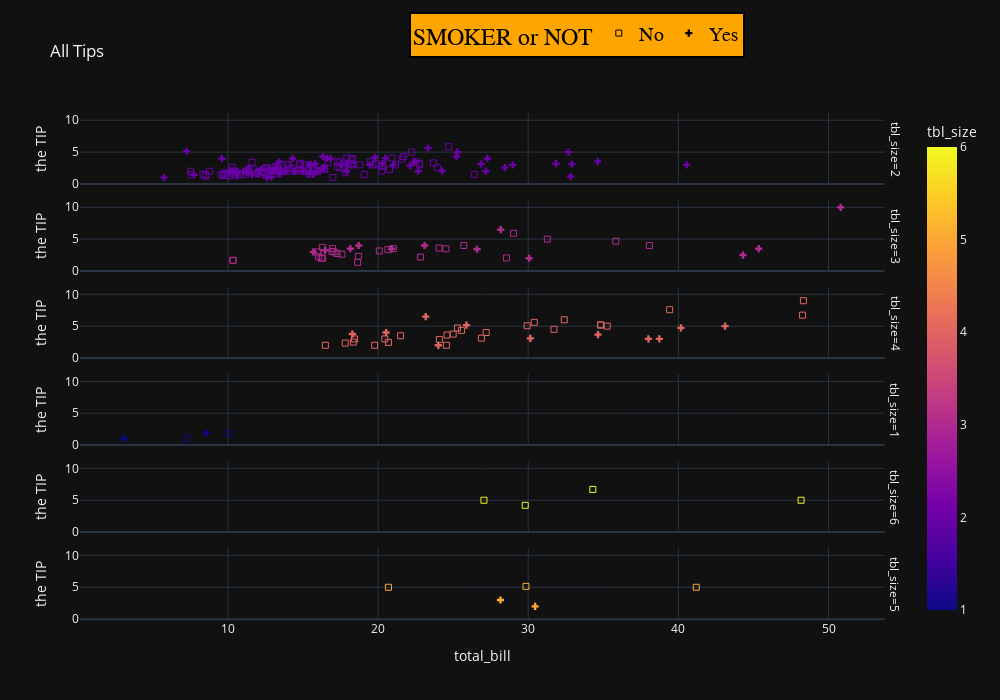

The cell this chart's notebook holds for it:
### Code cell
scatterplot = px.scatter(
    data_frame=tips,
    x="total_bill",
    y="tip",
    #   ----------------------------------------------------------
    
    symbol="smoker",
#     symbol_sequence=[3,'square-open'],                        # set marker symbols
    symbol_map={"No": "square-open" ,"Yes":3},  
    color="tbl_size",     
#     color_continuous_scale=px.colors.diverging.Armyrose,   
#   ----------------------------------------------------------
  facet_row='tbl_size',
  #   ----------------------------------------------------------  
     template='plotly_dark',
    
     
    labels={"tip":"the TIP",
    "smoker":"SMOKER or NOT"},  # map the labels
    title='All Tips',           # figure title
    width=1000,                  # figure width in pixels
    height=700,   
    
)

scatterplot.update_layout(
    
    legend=dict(
     orientation="h",
    yanchor="top",
    y=1.2,
    xanchor="left",
    x=.4,
    title_font_family="Times New Roman",
        font=dict(
            family="Courier",
            size=20,
            color="black"
        ),
        bgcolor="orange",
        bordercolor="black",
        borderwidth=2
))
pio.show(scatterplot)

### Figure 1 — Plotly figure (JSON) as saved in the notebook; plotly's stock layout.template omitted (floating-point values rounded to 4 significant figures)
{"data": [{"hovertemplate": "SMOKER or NOT=No<br>tbl_size=%{marker.color}<br>total_bill=%{x}<br>the TIP=%{y}<extra></extra>", "legendgroup": "No", "marker": {"color": [2, 2, 2, 2, 2, 2, 2, 2, 2, 2, 2, 2, 2, 2, 2, 2, 2, 2, 2, 2, 2, 2, 2, 2, 2, 2, 2, 2, 2, 2, 2, 2, 2, 2, 2, 2, 2, 2, 2, 2, 2, 2, 2, 2, 2, 2, 2, 2, 2, 2, 2, 2, 2, 2, 2, 2, 2, 2, 2, 2, 2, 2, 2, 2, 2, 2, 2, 2, 2, 2, 2, 2, 2, 2, 2, 2, 2, 2, 2, 2, 2, 2, 2, 2, 2, 2, 2, 2, 2, 2], "coloraxis": "coloraxis", "symbol": "square-open"}, "mode": "markers", "name": "No", "orientation": "v", "showlegend": true, "type": "scatter", "x": [16.99, 23.68, 8.77, 15.04, 14.78, 10.27, 15.42, 14.83, 21.58, 17.92, 20.29, 15.77, 19.82, 13.37, 12.69, 21.7, 19.65, 9.55, 15.06, 17.78, 17.46, 13.94, 9.68, 18.29, 22.23, 18.04, 12.54, 10.29, 9.94, 19.49, 26.41, 16.45, 20.23, 12.02, 14.73, 10.51, 22.76, 17.29, 16.66, 15.98, 13.03, 18.28, 24.71, 21.16, 22.49, 22.75, 12.46, 20.92, 18.24, 14, 23.95, 17.31, 10.65, 12.43, 11.69, 13.42, 14.26, 15.95, 12.48, 8.52, 14.52, 11.38, 19.08, 20.27, 11.17, 12.26, 18.26, 8.51, 10.33, 14.15, 13.16, 17.47, 16.43, 8.35, 11.87, 9.78, 7.51, 14.07, 13.13, 13.39, 12.66, 13.81, 20.76, 7.56, 13.28, 11.61, 10.77, 10.07, 17.82, 18.78], "xaxis": "x6", "y": [1.01, 3.31, 2, 1.96, 3.23, 1.71, 1.57, 3.02, 3.92, 4.08, 2.75, 2.23, 3.18, 2, 2, 4.3, 3, 1.45, 3, 3.27, 2.54, 3.06, 1.32, 3, 5, 3, 2.5, 2.6, 1.56, 3.51, 1.5, 2.47, 2.01, 1.97, 2.2, 1.25, 3, 2.71, 3.4, 2.03, 2, 4, 5.85, 3, 3.5, 3.25, 1.5, 4.08, 3.76, 3, 2.55, 3.5, 1.5, 1.8, 2.31, 1.68, 2.5, 2, 2.52, 1.48, 2, 2, 1.5, 2.83, 1.5, 2, 3.25, 1.25, 2, 2, 2.75, 3.5, 2.3, 1.5, 1.63, 1.73, 2, 2.5, 2, 2.61, 2.5, 2, 2.24, 1.44, 2.72, 3.39, 1.47, 1.25, 1.75, 3], "yaxis": "y6"}, {"hovertemplate": "SMOKER or NOT=No<br>tbl_size=%{marker.color}<br>total_bill=%{x}<br>the TIP=%{y}<extra></extra>", "legendgroup": "No", "marker": {"color": [3, 3, 3, 3, 3, 3, 3, 3, 3, 3, 3, 3, 3, 3, 3, 3, 3, 3, 3, 3, 3, 3, 3, 3, 3, 3], "coloraxis": "coloraxis", "symbol": "square-open"}, "mode": "markers", "name": "No", "orientation": "v", "showlegend": false, "type": "scatter", "x": [10.34, 21.01, 10.33, 16.29, 16.97, 20.65, 24.06, 16.31, 16.93, 18.69, 31.27, 16.04, 28.55, 17.59, 20.08, 17.07, 38.07, 25.71, 22.82, 18.64, 17.26, 16.21, 24.52, 15.98, 35.83, 29.03], "xaxis": "x5", "y": [1.66, 3.5, 1.67, 3.71, 3.5, 3.35, 3.6, 2, 3.07, 2.31, 5, 2.24, 2.05, 2.64, 3.15, 3, 4, 4, 2.18, 1.36, 2.74, 2, 3.48, 3, 4.67, 5.92], "yaxis": "y5"}, {"hovertemplate": "SMOKER or NOT=No<br>tbl_size=%{marker.color}<br>total_bill=%{x}<br>the TIP=%{y}<extra></extra>", "legendgroup": "No", "marker": {"color": [4, 4, 4, 4, 4, 4, 4, 4, 4, 4, 4, 4, 4, 4, 4, 4, 4, 4, 4, 4, 4, 4, 4, 4, 4, 4], "coloraxis": "coloraxis", "symbol": "square-open"}, "mode": "markers", "name": "No", "orientation": "v", "showlegend": false, "type": "scatter", "x": [24.59, 25.29, 26.88, 35.26, 18.43, 39.42, 17.81, 18.35, 20.69, 30.4, 32.4, 34.81, 25.56, 48.27, 27.2, 34.83, 29.93, 24.08, 24.55, 19.77, 25, 16.49, 21.5, 31.71, 48.33, 20.45], "xaxis": "x4", "y": [3.61, 4.71, 3.12, 5, 3, 7.58, 2.34, 2.5, 2.45, 5.6, 6, 5.2, 4.34, 6.73, 4, 5.17, 5.07, 2.92, 2, 2, 3.75, 2, 3.5, 4.5, 9, 3], "yaxis": "y4"}, {"hovertemplate": "SMOKER or NOT=No<br>tbl_size=%{marker.color}<br>total_bill=%{x}<br>the TIP=%{y}<extra></extra>", "legendgroup": "No", "marker": {"color": [1, 1], "coloraxis": "coloraxis", "symbol": "square-open"}, "mode": "markers", "name": "No", "orientation": "v", "showlegend": false, "type": "scatter", "x": [10.07, 7.25], "xaxis": "x3", "y": [1.83, 1], "yaxis": "y3"}, {"hovertemplate": "SMOKER or NOT=No<br>tbl_size=%{marker.color}<br>total_bill=%{x}<br>the TIP=%{y}<extra></extra>", "legendgroup": "No", "marker": {"color": [6, 6, 6, 6], "coloraxis": "coloraxis", "symbol": "square-open"}, "mode": "markers", "name": "No", "orientation": "v", "showlegend": false, "type": "scatter", "x": [29.8, 34.3, 27.05, 48.17], "xaxis": "x2", "y": [4.2, 6.7, 5, 5], "yaxis": "y2"}, {"hovertemplate": "SMOKER or NOT=No<br>tbl_size=%{marker.color}<br>total_bill=%{x}<br>the TIP=%{y}<extra></extra>", "legendgroup": "No", "marker": {"color": [5, 5, 5], "coloraxis": "coloraxis", "symbol": "square-open"}, "mode": "markers", "name": "No", "orientation": "v", "showlegend": false, "type": "scatter", "x": [41.19, 29.85, 20.69], "xaxis": "x", "y": [5, 5.14, 5], "yaxis": "y"}, {"hovertemplate": "SMOKER or NOT=Yes<br>tbl_size=%{marker.color}<br>total_bill=%{x}<br>the TIP=%{y}<extra></extra>", "legendgroup": "Yes", "marker": {"color": [2, 2, 2, 2, 2, 2, 2, 2, 2, 2, 2, 2, 2, 2, 2, 2, 2, 2, 2, 2, 2, 2, 2, 2, 2, 2, 2, 2, 2, 2, 2, 2, 2, 2, 2, 2, 2, 2, 2, 2, 2, 2, 2, 2, 2, 2, 2, 2, 2, 2, 2, 2, 2, 2, 2, 2, 2, 2, 2, 2, 2, 2, 2, 2, 2, 2], "coloraxis": "coloraxis", "symbol": 3}, "mode": "markers", "name": "Yes", "orientation": "v", "showlegend": true, "type": "scatter", "x": [11.24, 20.29, 13.81, 11.02, 15.01, 26.86, 25.28, 17.92, 19.44, 32.68, 28.97, 5.75, 16.32, 27.28, 12.03, 21.01, 11.35, 15.38, 22.42, 15.36, 20.49, 25.21, 14.31, 16, 17.51, 10.59, 10.63, 15.81, 7.25, 31.85, 16.82, 32.9, 17.89, 14.48, 9.6, 34.63, 23.33, 40.55, 15.69, 19.81, 28.44, 15.48, 16.58, 10.34, 13, 13.51, 12.74, 13, 16.4, 24.27, 12.76, 13.27, 12.9, 11.59, 7.74, 12.16, 13.42, 13.42, 16.27, 10.09, 22.12, 15.53, 12.6, 32.83, 27.18, 22.67], "xaxis": "x6", "y": [1.76, 3.21, 2, 1.98, 2.09, 3.14, 5, 3.08, 3, 5, 3, 1, 4.3, 4, 1.5, 3, 2.5, 3, 3.48, 1.64, 4.06, 4.29, 4, 2, 3, 1.61, 2, 3.16, 5.15, 3.18, 4, 3.11, 2, 2, 4, 3.55, 5.65, 3, 1.5, 4.19, 2.56, 2.02, 4, 2, 2, 2, 2.01, 2, 2.5, 2.03, 2.23, 2.5, 1.1, 1.5, 1.44, 2.2, 3.48, 1.58, 2.5, 2, 2.88, 3, 1, 1.17, 2, 2], "yaxis": "y6"}, {"hovertemplate": "SMOKER or NOT=Yes<br>tbl_size=%{marker.color}<br>total_bill=%{x}<br>the TIP=%{y}<extra></extra>", "legendgroup": "Yes", "marker": {"color": [3, 3, 3, 3, 3, 3, 3, 3, 3, 3, 3, 3], "coloraxis": "coloraxis", "symbol": 3}, "mode": "markers", "name": "Yes", "orientation": "v", "showlegend": false, "type": "scatter", "x": [44.3, 50.81, 45.35, 20.9, 18.15, 23.1, 18.71, 16.47, 26.59, 30.06, 28.17, 15.69], "xaxis": "x5", "y": [2.5, 10, 3.5, 3.5, 3.5, 4, 4, 3.23, 3.41, 2, 6.5, 3], "yaxis": "y5"}, {"hovertemplate": "SMOKER or NOT=Yes<br>tbl_size=%{marker.color}<br>total_bill=%{x}<br>the TIP=%{y}<extra></extra>", "legendgroup": "Yes", "marker": {"color": [4, 4, 4, 4, 4, 4, 4, 4, 4, 4, 4], "coloraxis": "coloraxis", "symbol": 3}, "mode": "markers", "name": "Yes", "orientation": "v", "showlegend": false, "type": "scatter", "x": [38.01, 18.29, 40.17, 34.65, 23.17, 43.11, 20.53, 38.73, 25.89, 30.14, 24.01], "xaxis": "x4", "y": [3, 3.76, 4.73, 3.68, 6.5, 5, 4, 3, 5.16, 3.09, 2], "yaxis": "y4"}, {"hovertemplate": "SMOKER or NOT=Yes<br>tbl_size=%{marker.color}<br>total_bill=%{x}<br>the TIP=%{y}<extra></extra>", "legendgroup": "Yes", "marker": {"color": [1, 1], "coloraxis": "coloraxis", "symbol": 3}, "mode": "markers", "name": "Yes", "orientation": "v", "showlegend": false, "type": "scatter", "x": [3.07, 8.58], "xaxis": "x3", "y": [1, 1.92], "yaxis": "y3"}, {"hovertemplate": "SMOKER or NOT=Yes<br>tbl_size=%{marker.color}<br>total_bill=%{x}<br>the TIP=%{y}<extra></extra>", "legendgroup": "Yes", "marker": {"color": [5, 5], "coloraxis": "coloraxis", "symbol": 3}, "mode": "markers", "name": "Yes", "orientation": "v", "showlegend": false, "type": "scatter", "x": [30.46, 28.15], "xaxis": "x", "y": [2, 3], "yaxis": "y"}], "layout": {"annotations": [{"font": {}, "showarrow": false, "text": "tbl_size=5", "textangle": 90, "x": 0.98, "xanchor": "left", "xref": "paper", "y": 0.07083, "yanchor": "middle", "yref": "paper"}, {"font": {}, "showarrow": false, "text": "tbl_size=6", "textangle": 90, "x": 0.98, "xanchor": "left", "xref": "paper", "y": 0.2425, "yanchor": "middle", "yref": "paper"}, {"font": {}, "showarrow": false, "text": "tbl_size=1", "textangle": 90, "x": 0.98, "xanchor": "left", "xref": "paper", "y": 0.4142, "yanchor": "middle", "yref": "paper"}, {"font": {}, "showarrow": false, "text": "tbl_size=4", "textangle": 90, "x": 0.98, "xanchor": "left", "xref": "paper", "y": 0.5858, "yanchor": "middle", "yref": "paper"}, {"font": {}, "showarrow": false, "text": "tbl_size=3", "textangle": 90, "x": 0.98, "xanchor": "left", "xref": "paper", "y": 0.7575, "yanchor": "middle", "yref": "paper"}, {"font": {}, "showarrow": false, "text": "tbl_size=2", "textangle": 90, "x": 0.98, "xanchor": "left", "xref": "paper", "y": 0.9292, "yanchor": "middle", "yref": "paper"}], "coloraxis": {"colorbar": {"title": {"text": "tbl_size"}}, "colorscale": [[0, "#0d0887"], [0.1111, "#46039f"], [0.2222, "#7201a8"], [0.3333, "#9c179e"], [0.4444, "#bd3786"], [0.5556, "#d8576b"], [0.6667, "#ed7953"], [0.7778, "#fb9f3a"], [0.8889, "#fdca26"], [1, "#f0f921"]]}, "height": 700, "legend": {"bgcolor": "orange", "bordercolor": "black", "borderwidth": 2, "font": {"color": "black", "family": "Courier", "size": 20}, "orientation": "h", "title": {"font": {"family": "Times New Roman"}, "text": "SMOKER or NOT"}, "tracegroupgap": 0, "x": 0.4, "xanchor": "left", "y": 1.2, "yanchor": "top"}, "title": {"text": "All Tips"}, "width": 1000, "xaxis": {"anchor": "y", "autorange": true, "domain": [0, 0.98], "range": [2.641, 53.29], "title": {"text": "total_bill"}, "type": "linear"}, "xaxis2": {"anchor": "y2", "autorange": true, "domain": [0, 0.98], "matches": "x", "range": [2.641, 53.29], "showticklabels": false, "type": "linear"}, "xaxis3": {"anchor": "y3", "autorange": true, "domain": [0, 0.98], "matches": "x", "range": [2.641, 53.29], "showticklabels": false, "type": "linear"}, "xaxis4": {"anchor": "y4", "autorange": true, "domain": [0, 0.98], "matches": "x", "range": [2.641, 53.29], "showticklabels": false, "type": "linear"}, "xaxis5": {"anchor": "y5", "autorange": true, "domain": [0, 0.98], "matches": "x", "range": [2.641, 53.29], "showticklabels": false, "type": "linear"}, "xaxis6": {"anchor": "y6", "autorange": true, "domain": [0, 0.98], "matches": "x", "range": [2.641, 53.29], "showticklabels": false, "type": "linear"}, "yaxis": {"anchor": "x", "autorange": true, "domain": [0, 0.1417], "range": [0.25, 11.11], "title": {"text": "the TIP"}, "type": "linear"}, "yaxis2": {"anchor": "x2", "autorange": true, "domain": [0.1717, 0.3133], "matches": "y", "range": [0.25, 11.11], "title": {"text": "the TIP"}, "type": "linear"}, "yaxis3": {"anchor": "x3", "autorange": true, "domain": [0.3433, 0.485], "matches": "y", "range": [0.25, 11.11], "title": {"text": "the TIP"}, "type": "linear"}, "yaxis4": {"anchor": "x4", "autorange": true, "domain": [0.515, 0.6567], "matches": "y", "range": [0.25, 11.11], "title": {"text": "the TIP"}, "type": "linear"}, "yaxis5": {"anchor": "x5", "autorange": true, "domain": [0.6867, 0.8283], "matches": "y", "range": [0.25, 11.11], "title": {"text": "the TIP"}, "type": "linear"}, "yaxis6": {"anchor": "x6", "autorange": true, "domain": [0.8583, 1], "matches": "y", "range": [0.25, 11.11], "title": {"text": "the TIP"}, "type": "linear"}}}
